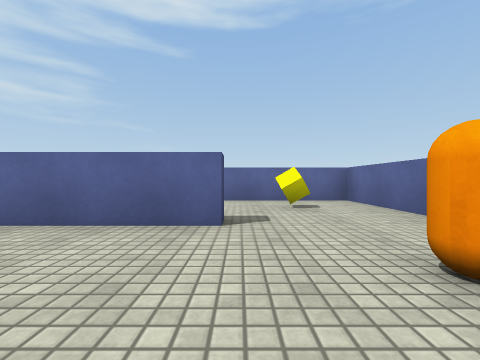
view 1 (above)

17 first-person views from a walk through a 3-D level made in the Unity game engine. The camera is 0.62 m above the floor, looks level and sees 90° across. The floor is counted in squares, 1 m on a side. Each view is taken from the middle of a square. On the plan, view 1 faces up. The plan holds only what a view shows up to about 9 squares ahead; the rest is blank. The player is left out. Surface patterns are stand-ins for the level's own textures.

view 2
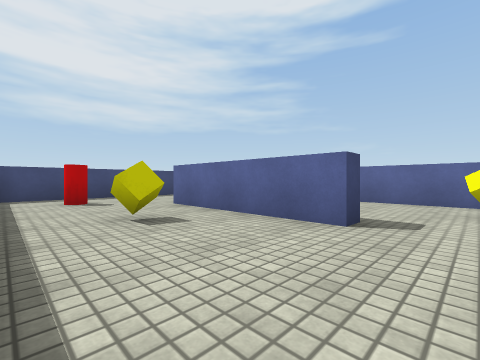

view 3
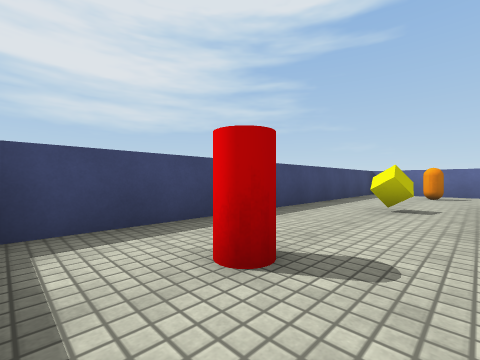

view 4
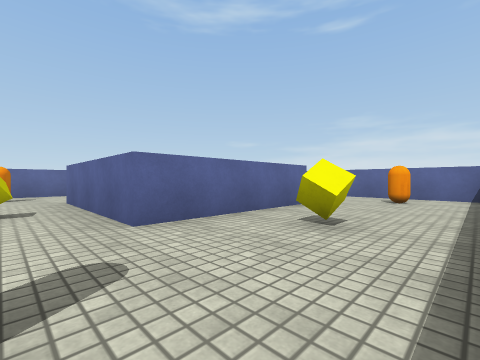

view 5
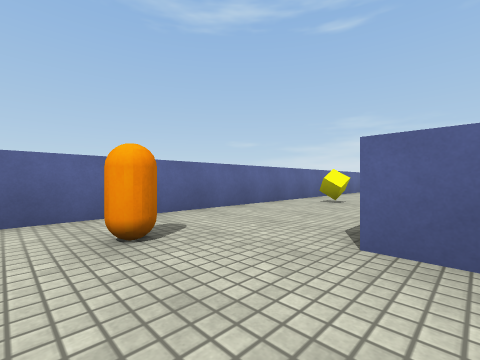

view 6
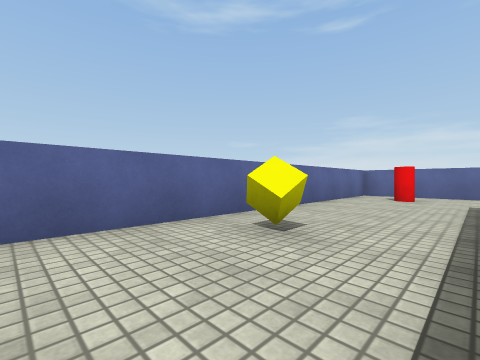

view 7
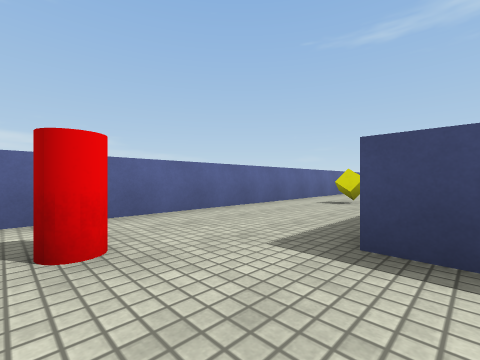

view 8
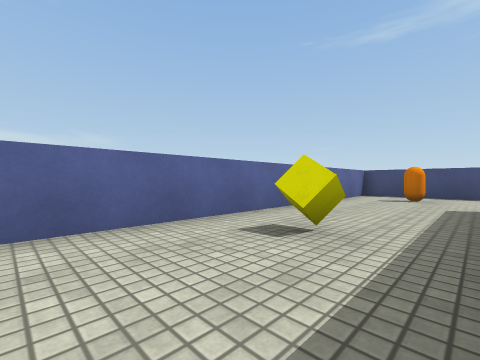

view 9
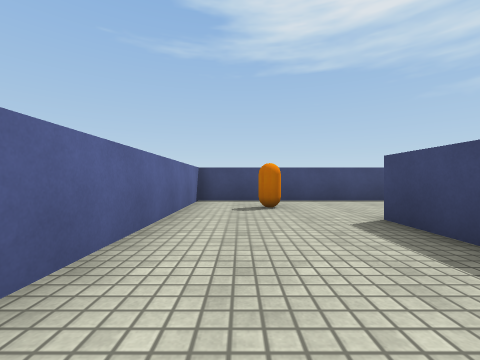

view 10
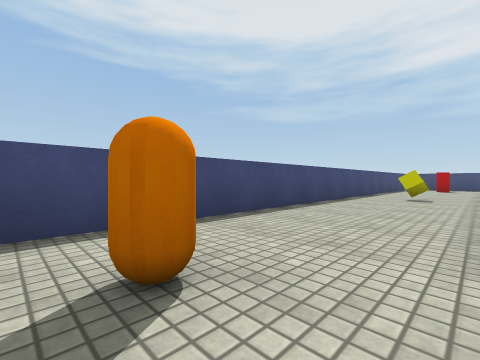

view 11
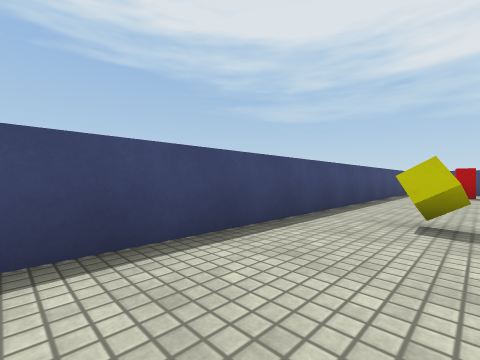

view 12
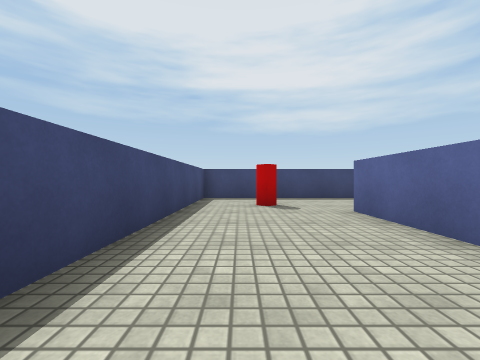

view 13
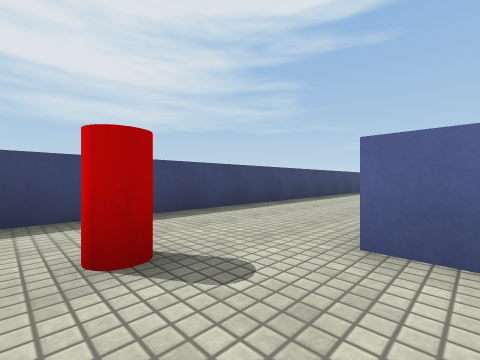

view 14
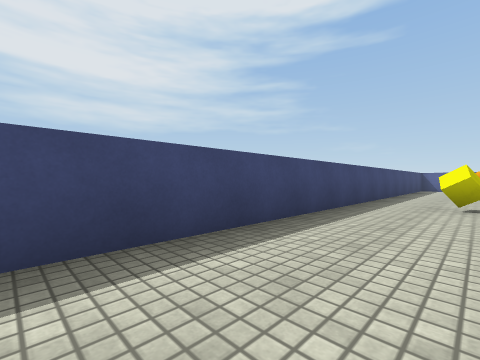

view 15
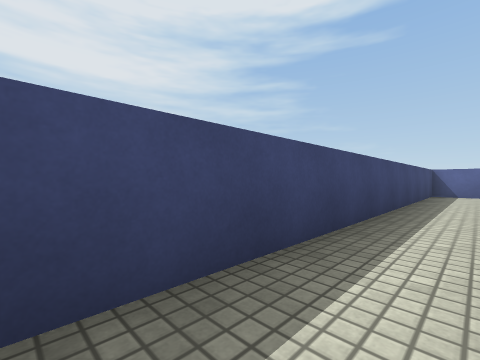

view 16
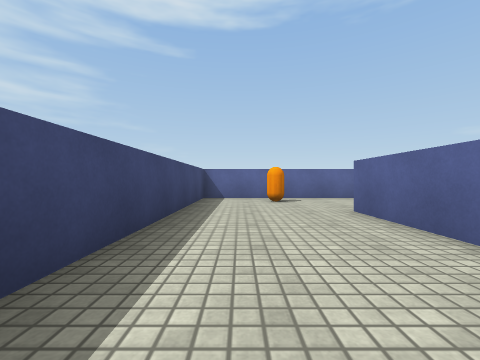

view 17
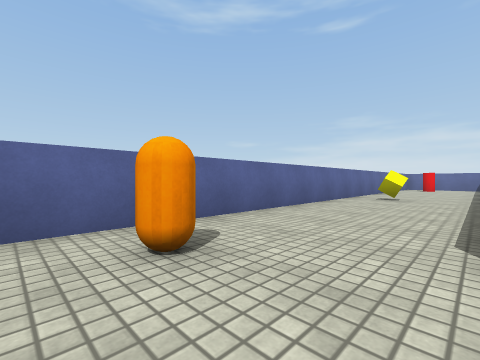

### Floor plan
Points are (right, up) in squares from view 1. A wall is a line through its corners. A room is listed if a view was taken in it or the views show most of it. See-through windows are left out.
Room 1 (views 1, 2, 3, 4, 5, 6, 7, 8, 9, 10, 11, 12, 13, 14, 15, 16, 17)
walls: (-0.2, 3.8) (-0.2, 3.3) (-4.7, 3.3) (-4.7, 7.8); (-6.2, -0.7) (-8.8, -0.7); (3, 7.7) (3.8, 7.7); (-8.2, 9.5) (-8.2, 0); (-8.7, 9.2) (-8.7, 11.8); (3.7, 0.8) (3.7, -0.8); (3.3, 0) (3.3, 7.3) (-1.5, 7.3); (-1.5, 15.2) (-12.2, 15.2) (-12.2, -4.2) (7.2, -4.2) (7.2, 10.5); (6.5, 11.2) (-7, 11.2)
objects: red cylinder (-10, -2); yellow cube (-10, 5); orange capsule (-10, 14); red cylinder (-6, 1); yellow cube (-6, 5); orange capsule (-6, 10); yellow cube (-3, -2); yellow cube (-3, 2); yellow cube (-3, 14); yellow cube (-1, 10); orange capsule (1, 2); yellow cube (1, 5); orange capsule (5, -2); yellow cube (5, 3); red cylinder (5, 10)

Positions as (right, up) in squares from view 1, and headings:
1: (0, 0), facing up
2: (1, 0), facing up-left
3: (-5, 0), facing up-left
4: (-6, 0), facing up-right
5: (-7, 7), facing up-right
6: (-3, 8), facing up-right
7: (3, 10), facing down-right
8: (4, 6), facing down-right
9: (6, 3), facing down
10: (6, -1), facing down-left
11: (1, -2), facing down-left
12: (-4, -3), facing left
13: (-8, -3), facing up-left
14: (-10, -1), facing up-left
15: (-11, 4), facing up-left
16: (-11, 7), facing up
17: (-11, 12), facing up-right
